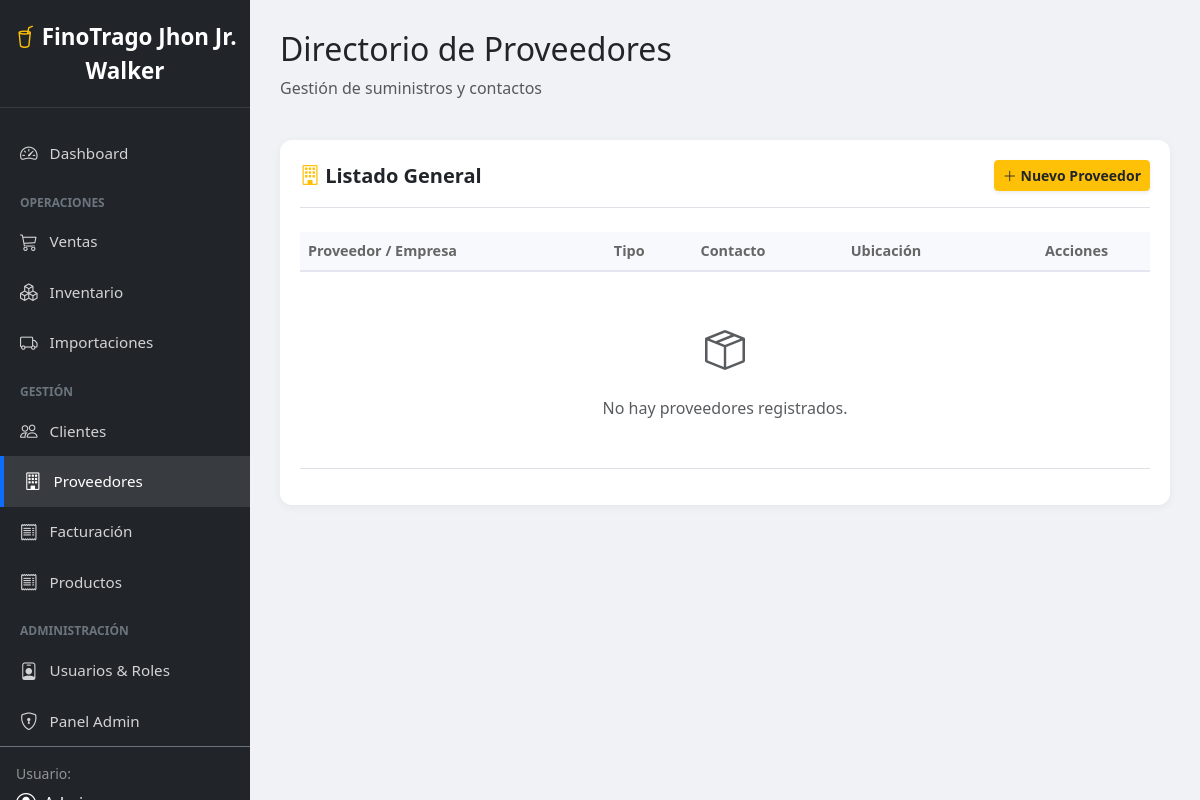
The page /proveedores/ (signed in) on the database as committed earlier.
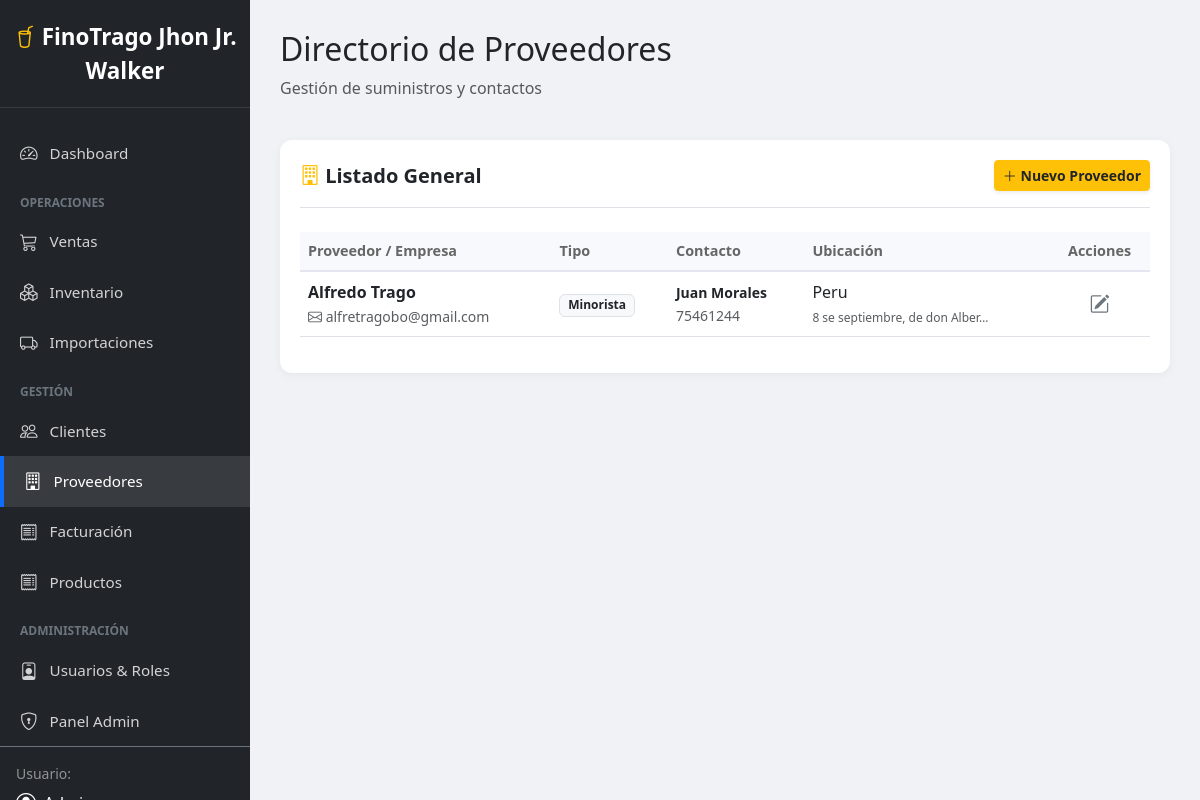
The same page on the database as committed later.
### dashboard/models.py (models this page shows, shortened)
class Proveedor(models.Model):
    nombre = models.CharField(max_length=100)
    tipo_proveedor = models.CharField(max_length=200, blank=True, null=True) # Según diagrama
    contacto = models.CharField(max_length=100, blank=True, null=True)
    telefono = models.CharField(max_length=20)
    email = models.EmailField(blank=True, null=True)
    direccion = models.CharField(max_length=200, blank=True, null=True)
    pais = models.CharField(max_length=50, blank=True, null=True) # Para dashboard "pais_origen"
    fecha_registro = models.DateTimeField(auto_now_add=True)
    class Meta:
        verbose_name_plural = "Proveedores"

### dashboard/views.py (the view)
# urls.py: path('proveedores/', views.lista_proveedores, name='proveedores'), # Tabla Proveedores
@login_required
def lista_proveedores(request):
    proveedores = Proveedor.objects.all().order_by('-id')
    return render(request, 'dashboard/lista_proveedores.html', {'datos': proveedores})

### dashboard/templates/dashboard/lista_proveedores.html (shortened to what this page needs)
{% extends "dashboard/base.html" %}
{% block content %}
<div class="main-content">
    <div class="d-flex justify-content-between align-items-center mb-4">
        <div>
            <h2>Directorio de Proveedores</h2>
            <p class="text-muted">Gestión de suministros y contactos</p>
        </div>
    </div>
    <div class="chart-card">
        <div class="d-flex justify-content-between align-items-center mb-4 border-bottom pb-3">
            <span class="fs-5 fw-bold text-dark"><i class="bi bi-building text-warning"></i> Listado General</span>
            <a href="{% url 'dashboard:crear_proveedor' %}" class="btn btn-warning text-dark btn-sm shadow-sm fw-bold">
                <i class="bi bi-plus-lg"></i> Nuevo Proveedor
            </a>
        </div>
        <div class="table-responsive">
            <table class="table table-custom table-hover">
                <thead>
                    <tr>
                        <th>Proveedor / Empresa</th>
                        <th>Tipo</th>
                        <th>Contacto</th>
                        <th>Ubicación</th>
                        <th class="text-center">Acciones</th>
                    </tr>
                </thead>
                <tbody>
                    {% for p in datos %}
                    <tr>
                        <td>
                            <div class="fw-bold text-dark">{{ p.nombre }}</div>
                            <small class="text-muted"><i class="bi bi-envelope"></i> {{ p.email|default:"--" }}</small>
                        </td>
                        <td>
                            <span class="badge bg-light text-dark border">{{ p.tipo_proveedor|default:"General" }}</span>
                        </td>
                        <td>
                            <div class="small fw-bold">{{ p.contacto }}</div>
                            <small class="text-muted">{{ p.telefono }}</small>
                        </td>
                        <td>
                            <div>{{ p.pais|default:"N/A" }}</div>
                            <small class="text-muted" style="font-size: 0.75rem;">{{ p.direccion|truncatechars:30 }}</small>
                        </td>
                        <td class="text-center">
                            <button class="btn btn-sm btn-outline-secondary border-0" title="Editar">
                                <i class="bi bi-pencil-square fs-5"></i>
                            </button>
                        </td>
                    </tr>
                    {% empty %}
                    <tr>
                        <td colspan="5" class="text-center py-5 text-muted">
                            <i class="bi bi-box-seam fs-1 d-block mb-3"></i>
                            No hay proveedores registrados.
                        </td>
                    </tr>
                    {% endfor %}
                </tbody>
            </table>
        </div>
    </div>
</div>
{% endblock %}

Rows that differ between the two databases and show on the page:
added Proveedor: nombre "Alfredo Trago", email "alfretragobo@gmail.com", tipo_proveedor "Minorista", contacto "Juan Morales", telefono "75461244", pais "Peru", direccion "8 se septiembre, de don Alber…"
Other text that changed with them:
text no longer shown: "No hay proveedores registrados."
